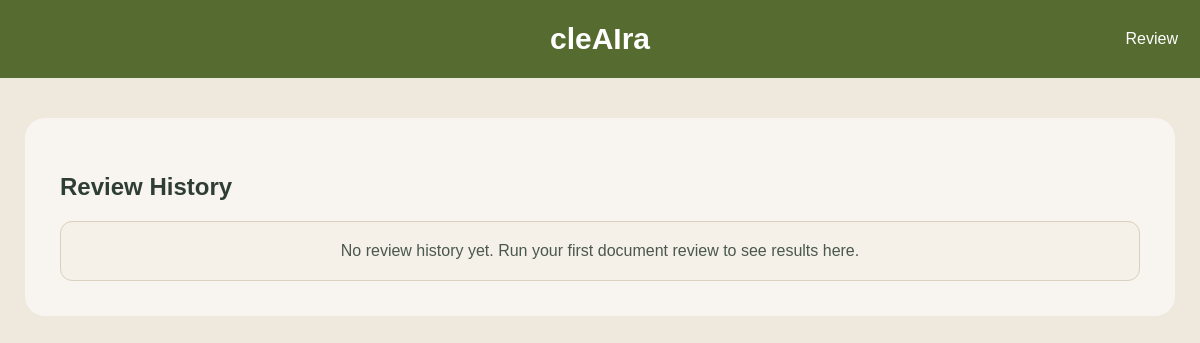
Before: /history with the older database file.
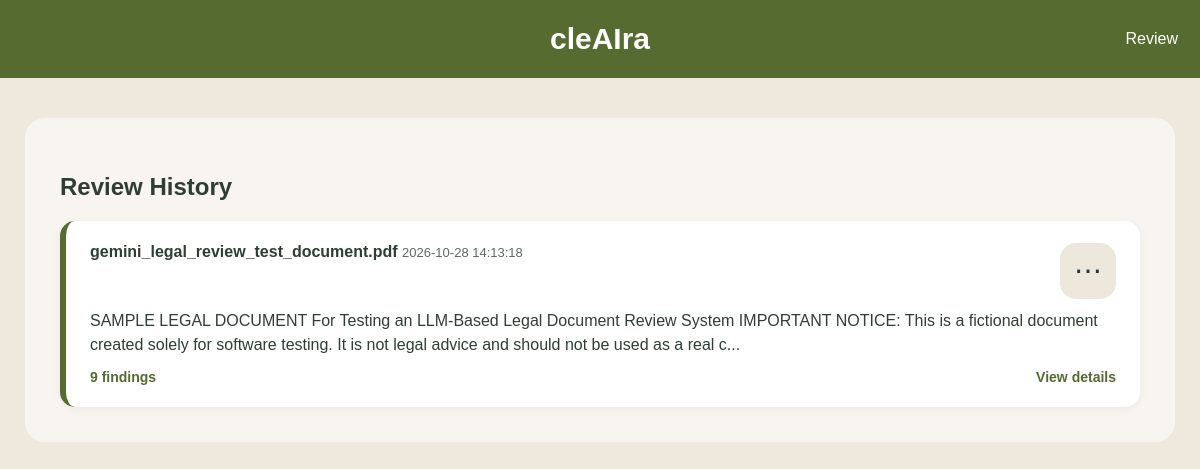
After: the same page with the newer database file.
### tables this page shows
CREATE TABLE reviews (
            id INTEGER PRIMARY KEY AUTOINCREMENT,
            user_id INTEGER NOT NULL,
            source TEXT NOT NULL,
            preview TEXT NOT NULL,
            results_json TEXT NOT NULL,
            created_at TEXT NOT NULL DEFAULT (datetime('now')),
            FOREIGN KEY (user_id) REFERENCES users(id)
        );

### app.py (the view)
@app.route("/history")
def history():
    reviews = list_reviews(0)
    return render_template("history.html", reviews=reviews)

### auth.py (called while the page is built)
def get_connection():
    conn = sqlite3.connect(DB_PATH)
    conn.row_factory = sqlite3.Row
    return conn

def get_db():
    return get_connection()

### history.py (called while the page is built)
def _decode_review_payload(raw_json):
    data = json.loads(raw_json)
    if isinstance(data, list):
        return {"results": data, "summary": None, "overall_analysis": None}
    if isinstance(data, dict):
        return {
            "results": data.get("results", []),
            "summary": data.get("summary"),
            "overall_analysis": data.get("overall_analysis"),
        }
    return {"results": [], "summary": None, "overall_analysis": None}

def list_reviews(user_id):
    conn = get_db()
    rows = conn.execute(
        "SELECT id, source, preview, results_json, created_at "
        "FROM reviews WHERE user_id = ? ORDER BY id DESC",
        (user_id,),
    ).fetchall()
    conn.close()
    reviews = []
    for row in rows:
        payload = _decode_review_payload(row["results_json"])
        results = payload["results"]
        reviews.append({
            "id": row["id"],
            "source": row["source"],
            "preview": row["preview"],
            "created_at": row["created_at"],
            "finding_count": len(results),
        })
    return reviews

### templates/history.html (shortened to what this page needs)
<!DOCTYPE html>
<html>
<head>
    <link rel="stylesheet" href="/static/style.css">
</head>
<body>
<div class="navbar">
    <span>cleAIra</span>
    <div class="nav-actions">
        <a class="nav-link" href="/">Review</a>
    </div>
</div>
<div class="container">
    <h2>Review History</h2>
    {% if reviews %}
    <div class="history-list">
        {% for review in reviews %}
        <div class="history-item">
            <div class="history-card">
                <div class="history-card-top">
                    <div class="history-main">
                        <div class="history-heading-row">
                            <div>
                                <strong>{{ review.source }}</strong>
                                <span>{{ review.created_at }}</span>
                            </div>
                        </div>
                    </div>
                    <div class="menu-wrap">
                        <button
                            class="menu-toggle"
                            type="button"
                            aria-label="More actions for {{ review.source }}"
                            aria-expanded="false"
                        >
                            ⋯
                        </button>
                    </div>
                </div>
                <p>{{ review.preview }}</p>
                <div class="history-meta">
                    <span>{{ review.finding_count }} findings</span>
                    <a
                        class="view-details-link"
                        href="{{ url_for('history_detail', review_id=review.id) }}"
                    >
                        View details
                    </a>
                </div>
            </div>
        </div>
        {% endfor %}
    </div>
    {% else %}
    <div class="empty-state">
        No review history yet. Run your first document review to see results here.
    </div>
    {% endif %}
</div>
</body>
</html>

### static/style.css (style rules this page uses)
body { margin:0; background:#EFE8DD; font-family:Arial; color:#2F3E34; }
.navbar { background:#556B2F; color:white; padding:22px; text-align:center; font-size:30px; font-weight:bold; display:flex; align-items:center; justify-content:center; position:relative; }
.nav-actions { position:absolute; right:22px; display:flex; gap:18px; align-items:center; }
.nav-link { color:white; text-decoration:none; font-size:16px; font-weight:normal; }
.container { width:90%; max-width:1100px; margin:40px auto; background:#F8F5F0; padding:35px; border-radius:20px; }
.history-list { display:grid; gap:18px; }
.history-item { display:flex; align-items:flex-start; }
.history-card { display:block; width:100%; background:white; border-radius:15px; text-decoration:none; color:inherit; padding:22px 24px; border-left:6px solid #556B2F; box-shadow:0 2px 8px rgba(0,0,0,0.05); }
.history-card-top { display:flex; justify-content:space-between; gap:16px; align-items:flex-start; margin-bottom:10px; font-size:16px; }
.history-main { display:flex; align-items:flex-start; gap:10px; min-width:0; }
.history-main strong, .history-main span { word-break:break-word; }
.history-main span { color:#5c6b62; font-size:13px; }
.menu-wrap { position:relative; }
.menu-toggle { background:#EFE8DD; border:none; border-radius:10px; width:36px; height:36px; font-size:26px; color:#2F3E34; cursor:pointer; line-height:1; }
.history-card p { margin:0 0 12px; line-height:1.5; color:#2F3E34; }
.history-meta { display:flex; justify-content:space-between; align-items:center; gap:12px; color:#556B2F; font-size:14px; font-weight:bold; }
.view-details-link, .mini-delete-button { color:#556B2F; text-decoration:none; font-weight:bold; background:none; border:none; cursor:pointer; padding:0; }

### templates/history.html (style rules this page uses)
.menu-wrap { position: relative; flex-shrink: 0; }
.menu-toggle { width: 56px; height: 56px; border: none; border-radius: 16px; background: #eee7dc; color: #173b45; font-size: 28px; line-height: 1; cursor: pointer; display: flex; align-items: center; justify-content: center; }
.history-card-top { display: flex; justify-content: space-between; align-items: flex-start; gap: 14px; }
.history-main { min-width: 0; flex: 1; }
.history-heading-row { display: flex; align-items: center; }

Changed rows visible on the page:
added reviews: source "gemini_legal_review_test_document.pdf", created_at "2026-10-28 14:13:18", preview "SAMPLE LEGAL DOCUMENT For Testing an LLM-Based Legal Document Review System IMPORTANT NOTICE: This is a fictional document created solely for software testing. It is not legal advice and should not be used as a real c...", finding_count "9"
Other visible differences:
text no longer shown: "No review history yet. Run your first document review to see results here."
